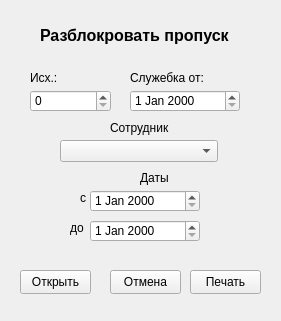
<?xml version="1.0" encoding="UTF-8"?>
<ui version="4.0">
 <class>Form</class>
 <widget class="QWidget" name="Form">
  <property name="geometry">
   <rect>
    <x>0</x>
    <y>0</y>
    <width>281</width>
    <height>321</height>
   </rect>
  </property>
  <property name="windowTitle">
   <string>Form</string>
  </property>
  <widget class="QDateEdit" name="d_from">
   <property name="enabled">
    <bool>true</bool>
   </property>
   <property name="geometry">
    <rect>
     <x>90</x>
     <y>190</y>
     <width>110</width>
     <height>22</height>
    </rect>
   </property>
  </widget>
  <widget class="QDateEdit" name="d_to">
   <property name="geometry">
    <rect>
     <x>90</x>
     <y>220</y>
     <width>110</width>
     <height>22</height>
    </rect>
   </property>
  </widget>
  <widget class="QLabel" name="label">
   <property name="geometry">
    <rect>
     <x>80</x>
     <y>190</y>
     <width>49</width>
     <height>16</height>
    </rect>
   </property>
   <property name="text">
    <string>с</string>
   </property>
  </widget>
  <widget class="QLabel" name="label_2">
   <property name="geometry">
    <rect>
     <x>70</x>
     <y>220</y>
     <width>31</width>
     <height>16</height>
    </rect>
   </property>
   <property name="text">
    <string>до</string>
   </property>
  </widget>
  <widget class="QLabel" name="label_4">
   <property name="geometry">
    <rect>
     <x>140</x>
     <y>170</y>
     <width>49</width>
     <height>16</height>
    </rect>
   </property>
   <property name="text">
    <string>Даты</string>
   </property>
  </widget>
  <widget class="QLabel" name="label_5">
   <property name="geometry">
    <rect>
     <x>110</x>
     <y>120</y>
     <width>101</width>
     <height>16</height>
    </rect>
   </property>
   <property name="text">
    <string>Сотрудник</string>
   </property>
  </widget>
  <widget class="QLabel" name="label_6">
   <property name="geometry">
    <rect>
     <x>40</x>
     <y>20</y>
     <width>221</width>
     <height>31</height>
    </rect>
   </property>
   <property name="font">
    <font>
     <pointsize>12</pointsize>
     <bold>true</bold>
    </font>
   </property>
   <property name="text">
    <string>Разблокровать пропуск</string>
   </property>
  </widget>
  <widget class="QPushButton" name="b_ok">
   <property name="geometry">
    <rect>
     <x>190</x>
     <y>270</y>
     <width>71</width>
     <height>24</height>
    </rect>
   </property>
   <property name="text">
    <string>Печать</string>
   </property>
  </widget>
  <widget class="QPushButton" name="b_cancel">
   <property name="geometry">
    <rect>
     <x>110</x>
     <y>270</y>
     <width>71</width>
     <height>24</height>
    </rect>
   </property>
   <property name="text">
    <string>Отмена</string>
   </property>
  </widget>
  <widget class="QDateEdit" name="d_note">
   <property name="geometry">
    <rect>
     <x>130</x>
     <y>90</y>
     <width>110</width>
     <height>22</height>
    </rect>
   </property>
  </widget>
  <widget class="QLabel" name="label_7">
   <property name="geometry">
    <rect>
     <x>130</x>
     <y>70</y>
     <width>101</width>
     <height>16</height>
    </rect>
   </property>
   <property name="text">
    <string>Служебка от:</string>
   </property>
  </widget>
  <widget class="QSpinBox" name="number">
   <property name="geometry">
    <rect>
     <x>30</x>
     <y>90</y>
     <width>81</width>
     <height>22</height>
    </rect>
   </property>
  </widget>
  <widget class="QLabel" name="label_8">
   <property name="geometry">
    <rect>
     <x>30</x>
     <y>70</y>
     <width>49</width>
     <height>16</height>
    </rect>
   </property>
   <property name="text">
    <string>Исх.:</string>
   </property>
  </widget>
  <widget class="QPushButton" name="b_open">
   <property name="geometry">
    <rect>
     <x>20</x>
     <y>270</y>
     <width>71</width>
     <height>24</height>
    </rect>
   </property>
   <property name="text">
    <string>Открыть</string>
   </property>
  </widget>
  <widget class="QComboBox" name="cb_worker">
   <property name="geometry">
    <rect>
     <x>60</x>
     <y>140</y>
     <width>158</width>
     <height>22</height>
    </rect>
   </property>
  </widget>
 </widget>
 <resources/>
 <connections/>
</ui>
